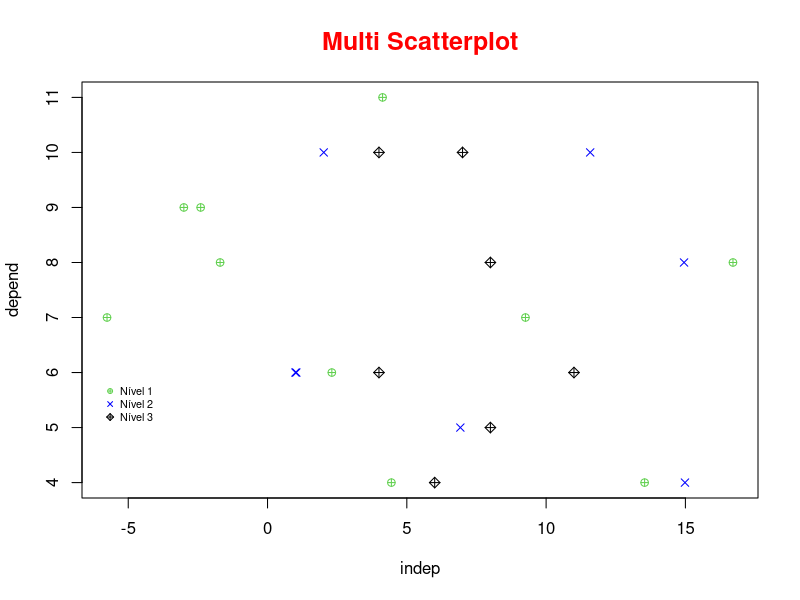
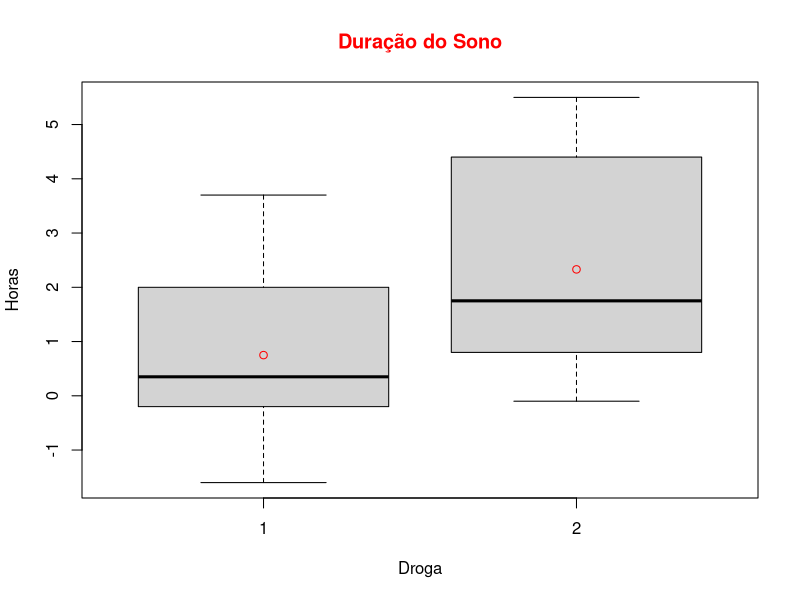
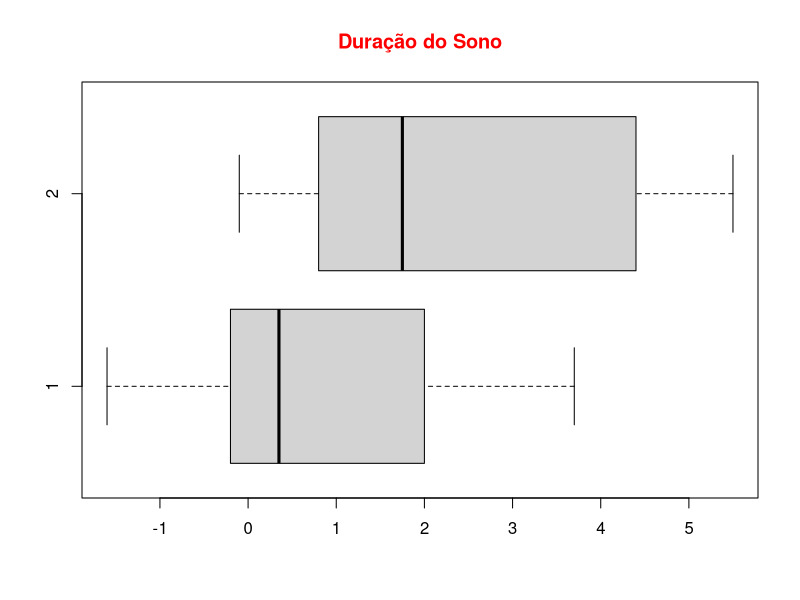
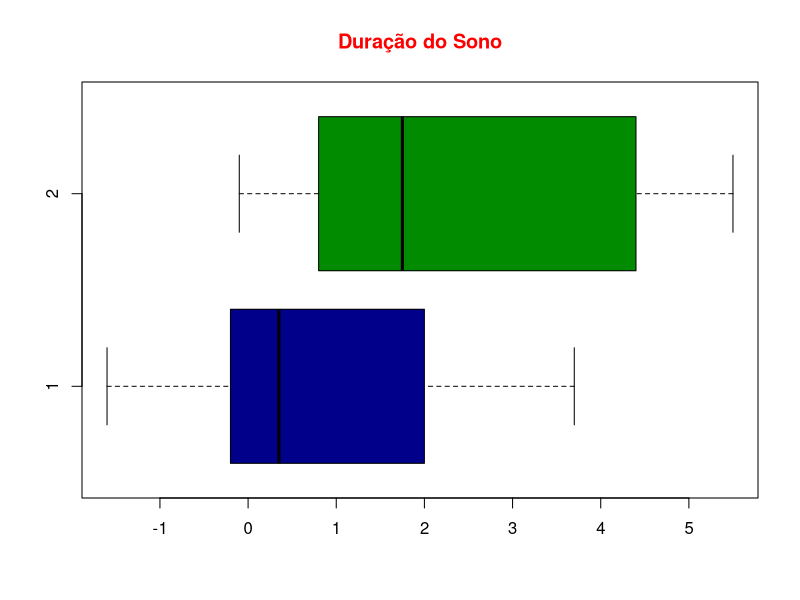
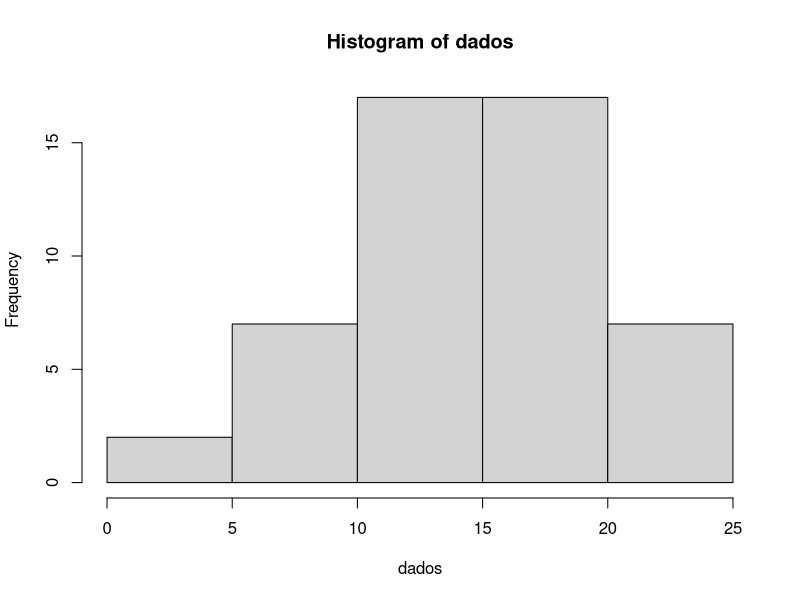
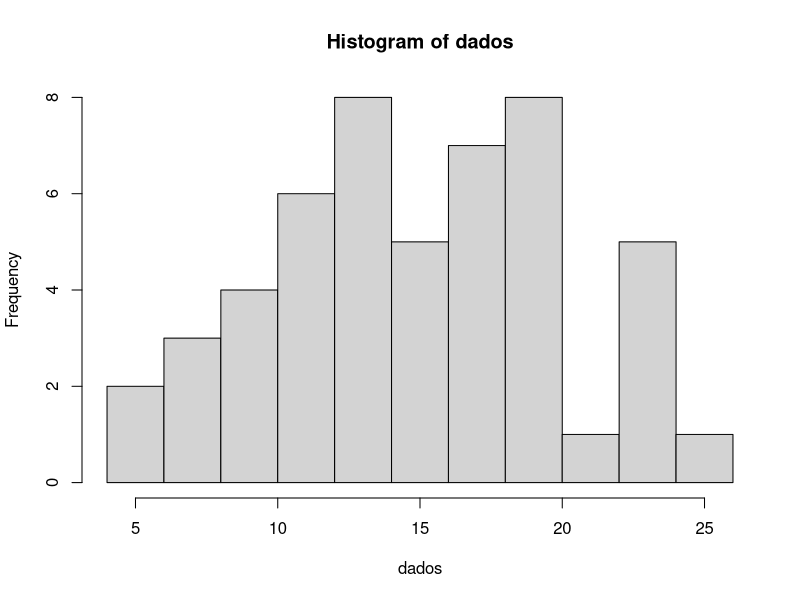
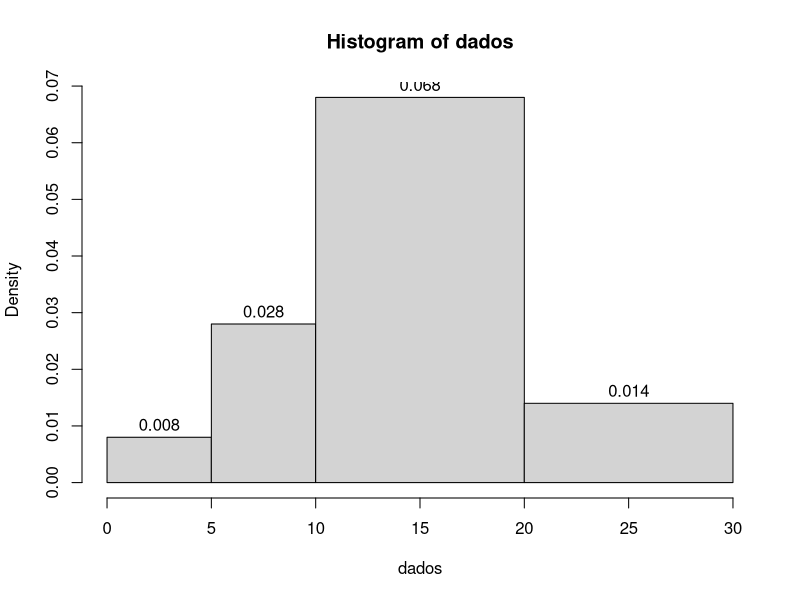
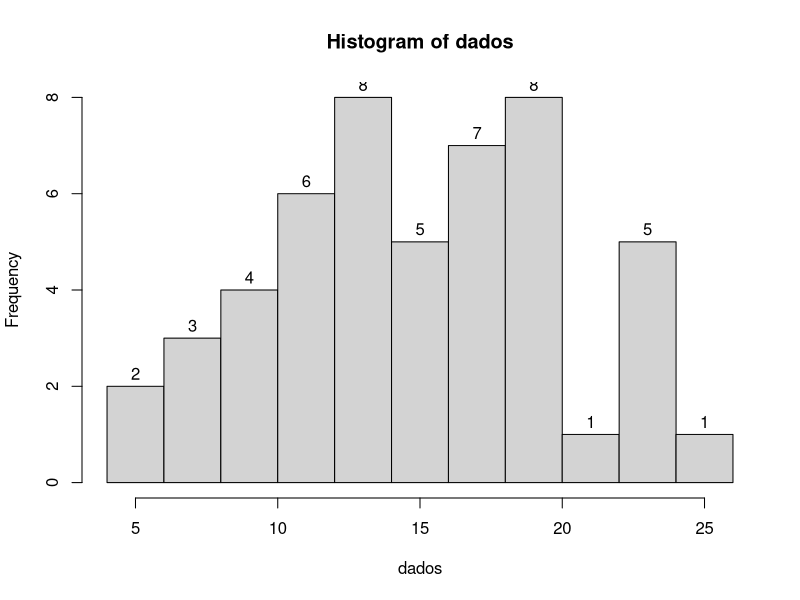

These figures' R source, in order:
# ------------------------------- GRÁFICOS ------------------------------- #

# Scatterplots

# Define os dados
set.seed(67)
x = rnorm(10, 5, 7)
y = rpois(10, 7)
z = rnorm(10, 6, 7)
t = rpois(10, 9)


# Criar o Plot
plot(x, y, col=123, pch=10, main="Multi Scatterplot", 
     col.main="red", cex.main=1.5, xlab="indep",
     ylab="depend")

# Adiciona outros dados
points(z, t, col="blue", pch=4)

# Adicionando outros dados
points(y, t, col=777, pch=9)

# Crie legenda
legend(-6,5.9, legend=c("Nível 1", "Nível 2", "Nível 3"),
       col = c(123, "blue", 777), pch=c(10,4,9),
       cex=0.65, bty="n")
# -----------------------------------------------------------------------------
# Boxplots 

?boxplot
?sleep

# Permite utilizar as colunas sem especificar o nome do dataset
attach(sleep)

# Construção do boxplot
sleepboxplot = boxplot(data=sleep, extra ~ group, main="Duração do Sono",
                       col.main="red", ylab="Horas", xlab="Droga")

# Cálculo da Média
means = by(extra, group, mean)

# Adicionando a média ao gráfico
points(means, col="red")

# Boxplot horizontal
horizontalboxplot = boxplot(data=sleep, extra ~ group, main="Duração do Sono",
                            col.main="red", ylab = "", xlab = "", horizontal = T)

horizontalboxplot = boxplot(data=sleep, extra ~ group, main="Duração do Sono",
                            col.main="red", ylab = "", xlab = "", horizontal = T,
                            col=c("blue4", "green4"))

# -----------------------------------------------------------------------------
# Histogramas

?hist
?cars

# Definindo os dados
dados = cars$speed

# Construindo um histograma 
hist(dados)
hist(dados, breaks=10)
hist(dados, labels=T, breaks=c(0, 5, 10, 20, 30))
hist(dados,labels=T, breaks=10)
hist(dados, labels=T, ylim=c(0, 10), breaks = 10)

# Adicionando linhas ao histograma
hey = hist(dados, breaks = 10)
xaxis = seq(min(dados), max(dados), length=10)
yaxis = dnorm(xaxis, mean = mean(dados), sd = sd(dados))
yaxis = yaxis*diff(hey$mids)*length(dados)

lines(xaxis, yaxis, col="red")


# -----------------------------------------------------------------------------
# Gráfico de Pizza

?pie

# Criando as fatias
fatias = c(40,20,40)

# Nomeando os labels 
paises = c("Brasil", "Argentina", "Chile")

# Unindo paises e fatias
paises = paste(paises, fatias)

# To further specify the labels
paises = paste(paises, "%", sep="") 

colors()

# Construindo um gráfico
pie(fatias, labels=paises, col=c("darksalmon", "gainsboro", "lemonchiffon4"), 
    main="Distribuição de Vendas")

# Trabalhando com dataframes
?iris
attach(iris)
values = table(Species) 
labels = paste(names(values))
pie(values, labels = labels, main="Distribuição de Espécies")

# 3D
library(plotrix)
pie3D(fatias, labels = paises, explode = 0.05,
      col=c("steelblue1", "tomato2", "tan3"),
      main="Distribuição de Vendas")

# -----------------------------------------------------------------------------
# Bar plot

?barplot

# Preparando os dados
casamentos <- matrix(c(652,1537,598,242,36,21,118,218,327,106,67), nrow = 3, byrow = T)
casamentos

# Nomeando a metriz
colnames(casamentos) <- c("0", "1-150", "151-300", ">300")
rownames(casamentos) <- c("Casado", "Divorciado", "Solteiro")

# Construindo o plot

barplot(casamentos)
barplot(casamentos, beside=T)

# Transporta da matriz
barplot(t(casamentos), beside = T)


